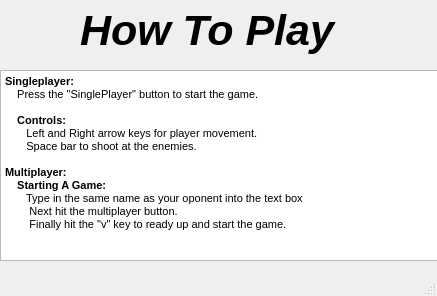
<?xml version="1.0" encoding="UTF-8"?>
<ui version="4.0">
 <class>HelpMenu</class>
 <widget class="QMainWindow" name="HelpMenu">
  <property name="geometry">
   <rect>
    <x>0</x>
    <y>0</y>
    <width>437</width>
    <height>296</height>
   </rect>
  </property>
  <property name="windowTitle">
   <string>MainWindow</string>
  </property>
  <widget class="QWidget" name="centralwidget">
   <widget class="QTextBrowser" name="textBrowser">
    <property name="geometry">
     <rect>
      <x>0</x>
      <y>70</y>
      <width>441</width>
      <height>191</height>
     </rect>
    </property>
    <property name="html">
     <string>&lt;!DOCTYPE HTML PUBLIC &quot;-//W3C//DTD HTML 4.0//EN&quot; &quot;http://www.w3.org/TR/REC-html40/strict.dtd&quot;&gt;
&lt;html&gt;&lt;head&gt;&lt;meta name=&quot;qrichtext&quot; content=&quot;1&quot; /&gt;&lt;style type=&quot;text/css&quot;&gt;
p, li { white-space: pre-wrap; }
&lt;/style&gt;&lt;/head&gt;&lt;body style=&quot; font-family:'MS Shell Dlg 2'; font-size:8.25pt; font-weight:400; font-style:normal;&quot;&gt;
&lt;p style=&quot; margin-top:0px; margin-bottom:0px; margin-left:0px; margin-right:0px; -qt-block-indent:0; text-indent:0px;&quot;&gt;&lt;span style=&quot; font-weight:600;&quot;&gt;Singleplayer:&lt;/span&gt;&lt;/p&gt;
&lt;p style=&quot; margin-top:0px; margin-bottom:0px; margin-left:0px; margin-right:0px; -qt-block-indent:0; text-indent:0px;&quot;&gt;    Press the &amp;quot;SinglePlayer&amp;quot; button to start the game.&lt;/p&gt;
&lt;p style=&quot;-qt-paragraph-type:empty; margin-top:0px; margin-bottom:0px; margin-left:0px; margin-right:0px; -qt-block-indent:0; text-indent:0px;&quot;&gt;&lt;br /&gt;&lt;/p&gt;
&lt;p style=&quot; margin-top:0px; margin-bottom:0px; margin-left:0px; margin-right:0px; -qt-block-indent:0; text-indent:0px;&quot;&gt;    &lt;span style=&quot; font-weight:600;&quot;&gt;Controls:&lt;/span&gt;&lt;/p&gt;
&lt;p style=&quot; margin-top:0px; margin-bottom:0px; margin-left:0px; margin-right:0px; -qt-block-indent:0; text-indent:0px;&quot;&gt;       Left and Right arrow keys for player movement.&lt;/p&gt;
&lt;p style=&quot; margin-top:0px; margin-bottom:0px; margin-left:0px; margin-right:0px; -qt-block-indent:0; text-indent:0px;&quot;&gt;       Space bar to shoot at the enemies.&lt;/p&gt;
&lt;p style=&quot;-qt-paragraph-type:empty; margin-top:0px; margin-bottom:0px; margin-left:0px; margin-right:0px; -qt-block-indent:0; text-indent:0px;&quot;&gt;&lt;br /&gt;&lt;/p&gt;
&lt;p style=&quot; margin-top:0px; margin-bottom:0px; margin-left:0px; margin-right:0px; -qt-block-indent:0; text-indent:0px;&quot;&gt;&lt;span style=&quot; font-weight:600;&quot;&gt;Multiplayer:&lt;/span&gt;&lt;/p&gt;
&lt;p style=&quot; margin-top:0px; margin-bottom:0px; margin-left:0px; margin-right:0px; -qt-block-indent:0; text-indent:0px;&quot;&gt;   &lt;span style=&quot; font-weight:600;&quot;&gt; Starting A Game:&lt;/span&gt;&lt;/p&gt;
&lt;p style=&quot; margin-top:0px; margin-bottom:0px; margin-left:0px; margin-right:0px; -qt-block-indent:0; text-indent:0px;&quot;&gt;       Type in the same name as your oponent into the text box&lt;/p&gt;
&lt;p style=&quot; margin-top:0px; margin-bottom:0px; margin-left:0px; margin-right:0px; -qt-block-indent:0; text-indent:0px;&quot;&gt;        Next hit the multiplayer button.&lt;/p&gt;
&lt;p style=&quot; margin-top:0px; margin-bottom:0px; margin-left:0px; margin-right:0px; -qt-block-indent:0; text-indent:0px;&quot;&gt;        Finally hit the &amp;quot;v&amp;quot; key to ready up and start the game.&lt;/p&gt;&lt;/body&gt;&lt;/html&gt;</string>
    </property>
   </widget>
   <widget class="QLabel" name="VIRUSINVADERS">
    <property name="geometry">
     <rect>
      <x>80</x>
      <y>-10</y>
      <width>281</width>
      <height>81</height>
     </rect>
    </property>
    <property name="font">
     <font>
      <pointsize>32</pointsize>
      <weight>75</weight>
      <italic>true</italic>
      <bold>true</bold>
     </font>
    </property>
    <property name="styleSheet">
     <string notr="true"/>
    </property>
    <property name="text">
     <string>How To Play</string>
    </property>
   </widget>
  </widget>
  <widget class="QMenuBar" name="menubar">
   <property name="geometry">
    <rect>
     <x>0</x>
     <y>0</y>
     <width>437</width>
     <height>21</height>
    </rect>
   </property>
  </widget>
  <widget class="QStatusBar" name="statusbar"/>
 </widget>
 <resources/>
 <connections/>
</ui>
